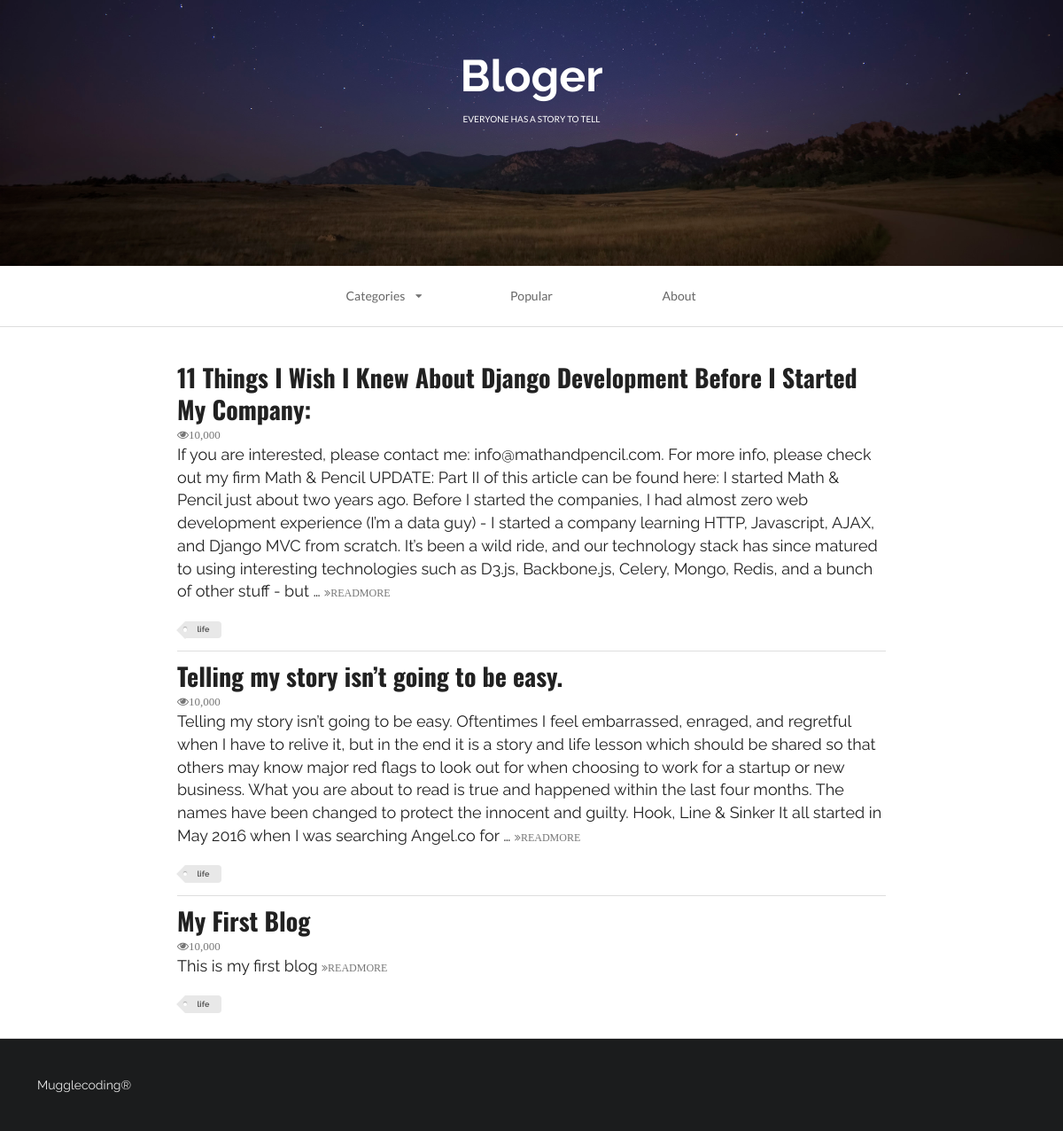
/index, run on the app's committed database.
### firstapp/models.py (models this page shows, shortened)
class Article(models.Model):
    headline = models.CharField(null=True, blank=True, max_length=500)
    content = models.TextField(null=True, blank=True)

### firstapp/views.py (the view)
# urls.py: url(r'^index', index, name='index'),
def index(request):
    context = {}
    article_list = Article.objects.all()
    context['article_list'] = article_list
    index_page = render(request, 'first_web_2.html', context)
    return index_page

### firstapp/templates/first_web_2.html (shortened to what this page needs)
<!DOCTYPE html>
{% load staticfiles %}
<html>
    <head>
        <link rel="stylesheet" href="{% static 'css/semantic.css' %}"  media="screen" title="no title" charset="utf-8">
    </head>
    <body>
        <div class="ui inverted vertical  segment masthead">
            <h1 class="ui center aligned header blogslogon" style="font-size:50px;font-family: 'Raleway', sans-serif!important;">
                Bloger
                <p class="ui sub header">
                    everyone has a story to tell
                </p>
            </h1>
        </div>
        <div class="ui container nav">
            <div class="ui borderless text three item menu ">
                <div class="ui simple dropdown  item">
                    Categories
                    <i class="dropdown icon"></i>
                </div>
                <a class="item">
                    Popular
                </a>
                <a class="item">
                    About
                </a>
            </div>
        </div>
        <div class="ui divider"></div>
        <div class="ui  vertical segment">
            {% for article in article_list %}
                <div class="ui container vertical segment">
                    <a href="#">
                        <h1 class="ui header">
                            {{ article.headline }}
                        </h1>
                    </a>
                    <i class="icon grey small unhide">10,000</i>
                    <p>
                        {{ article.content|truncatewords:100 }}
                        <a href="#">
                            <i class="angle tiny double grey right icon">READMORE</i>
                        </a>
                    </p>
                    <div class="ui mini  tag label">
                        life
                    </div>
                </div>
            {% endfor %}
        </div>
        <div class="ui inverted  vertical very padded  segment">
            Mugglecoding®
        </div>
    </body>
</html>

### data on the page
Article: headline "11 Things I Wish I Knew About Django Development Before I Started My Company:", content "If you are interested, please contact me: info@mathandpencil.com. For more info, please check out my firm Math & Pencil UPDATE: Part II of this article can be found here: I started Math & Pencil just about two years ago. Before I started the companies, I had almost zero web development experience (I’m a data guy) - I started a company learning HTTP, Javascript, AJAX, and Django MVC from scratch. It’s been a wild ride, and our technology stack has since matured to using interesting technologies such as D3.js, Backbone.js, Celery, Mongo, Redis, and a bunch of other stuff - but …"
Article: headline "Telling my story isn’t going to be easy.", content "Telling my story isn’t going to be easy. Oftentimes I feel embarrassed, enraged, and regretful when I have to relive it, but in the end it is a story and life lesson which should be shared so that others may know major red flags to look out for when choosing to work for a startup or new business. What you are about to read is true and happened within the last four months. The names have been changed to protect the innocent and guilty. Hook, Line & Sinker It all started in May 2016 when I was searching Angel.co for …"
Article: headline "My First Blog", content "This is my first blog"
